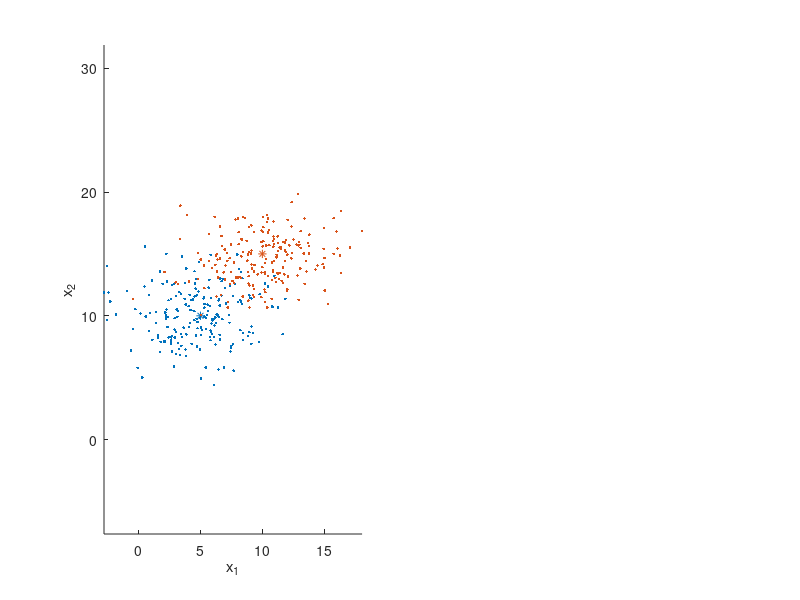

The MATLAB source for this figure: (Note: this script raises an error after producing the figure.)
close all;
clear all;
clc;

classLabels = {'A', 'B', 'C', 'D', 'E'};
classSizes = containers.Map(classLabels, {200, 200, 100, 200, 150});
classMeans = containers.Map(classLabels, {[5 10], [10 15], [5 10], [15 10], [10 5]});
classCovariances = containers.Map(classLabels, {[8 0;0 4], [8 0;0 4], [8 4;4 40], [8 0;0 8], [10 -5;-5 20]});
classColors = containers.Map(classLabels, {'#0072BD', '#D95319', '#EDB120', '#7E2F8E', '#77AC30'});

rng(1); % Make the samples consistent for every run
classes = containers.Map();
for label = classLabels
    labelChar = char(label);
    classes(labelChar) = randn(classSizes(labelChar),2)*chol(classCovariances(labelChar)) + classMeans(labelChar);
end

test_points = containers.Map();
for label = classLabels
    labelChar = char(label);
    test_points(labelChar) = randn(classSizes(labelChar),2)*chol(classCovariances(labelChar)) + classMeans(labelChar);
end

contourPoints = 100;
theta = linspace(0, 2*pi, contourPoints);

figure1Labels = ['A','B'];
subplot(1,2,1);
hold on;
axis equal;
for label = figure1Labels
    class = classes(label);
    classColor = classColors(label);
    plot(class(:,1), class(:,2), '.', 'Color', classColor);

    classMean = classMeans(label);
    classCov = classCovariances(label);
    [eigenvectors, eigenvalues] = eig(classCov);
    majorAxisVector = eigenvectors(:,1);
    theta = angle(majorAxisVector(1) + majorAxisVector(2)*1i);
%     plot_ellipse(classMean(:,1), classMean(:,2), theta, sqrt(eigenvalues(1)), sqrt(eigenvalues(4)), classColor);

    plot(classMean(:,1), classMean(:,2), '*', 'Color', classColor);
end
xlabel('x_1');
ylabel('x_2');

%% NN Decision Boundary for Classes A/B
step = 0.05;
start_pt = -4;
end_pt = 22;
x1 = start_pt:step:end_pt;
x2 = start_pt:step:end_pt;
[X1, X2] = meshgrid(x1,x2);
grid = zeros(length(X2), length(X1));
points = [X1(:), X2(:)];
i = 1;
for r = 1:length(X1)
    for c = 1:length(X2)
        sample = points(i,:);
        dist_1 = findkNN(1, classes('A'), sample);
        dist_2 = findkNN(1, classes('B'), sample);
        if dist_2 > dist_1
            grid(c,r) = 1;
        else
            grid(c,r) = 2;
        end
        i = i + 1;
    end
end

contour(x1, x2, grid,[1,2], 'Color', 'k');
sgtitle('NN Decision Boundary for Classes A/B');
legend('Class A', '', 'Class B', '', '', '');

subplot(1,2,2);
hold on;
imagesc(x1, x2, grid);
colormap('jet');
contour(x1, x2, grid, 'Color', 'k');
xlabel('x_1');
ylabel('x_2');
axis equal

%% NN Confusion Matrix for Classes A/B
confusionmat = zeros(2,2);
figure1Labels = ['A','B'];
i = 1;
for label = figure1Labels
    points = test_points(label);
    for j = 1:length(points)
        sample = points(j,:);
        dist_1 = findkNN(1, classes('A'), sample);
        dist_2 = findkNN(1, classes('B'), sample);
        if dist_2 > dist_1
            confusionmat(i,1)=confusionmat(i,1)+1;
        else
            confusionmat(i,2)=confusionmat(i,2)+1;
        end
    end
    i = i + 1;
end

confusionmat
I = eye(2);
error = sum(confusionmat-confusionmat.*I, 'all');
error_rate = error/sum(confusionmat,'all')

%% NN Decision Boundary for Classes C/D/E -- not finished beyond this line
step = 0.05;
start_pt = -4;
end_pt = 22;
x1 = start_pt:step:end_pt;
x2 = start_pt:step:end_pt;
[X1, X2] = meshgrid(x1,x2);
grid = zeros(length(X2), length(X1));
points = [X1(:), X2(:)];
i = 1;
figure2Labels = ['C','D','E'];
dist=zeros(1,3);
for r = 1:length(X1)
    for c = 1:length(X2)
        sample = points(i,:);
        for label = figure1Labels
            dist(label) = findkNN(1, classes(label), sample);
        end
        min_dist = min(dist);
        if dist_1 == min_dist
            grid(c,r) = 1;
        elseif dist_2 == min_dist
            grid(c,r) = 2;
        else
            grid(c,r) = 3;
        end
        i = i + 1;
    end
end

contour(x1, x2, grid,[1,2], 'Color', 'k');
sgtitle('NN Decision Boundary for Classes A/B');
legend('Class A', '', 'Class B', '', '', '');

subplot(1,2,2);
hold on;
imagesc(x1, x2, grid);
colormap('jet');
contour(x1, x2, grid, 'Color', 'k');
xlabel('x_1');
ylabel('x_2');
axis equal

%% NN Confusion Matrix for Classes C/D/E
confusionmat = zeros(2,2);
figure1Labels = ['A','B'];
i = 1;
for label = figure1Labels
    points = test_points(label);
    for j = 1:length(points)
        sample = points(j,:);
        dist_1 = findkNN(1, classes('A'), sample);
        dist_2 = findkNN(1, classes('B'), sample);
        if dist_2 > dist_1
            confusionmat(i,1)=confusionmat(i,1)+1;
        else
            confusionmat(i,2)=confusionmat(i,2)+1;
        end
    end
    i = i + 1;
end

confusionmat
I = eye(2);
error = sum(confusionmat-confusionmat.*I, 'all');
error_rate = error/sum(confusionmat,'all')
